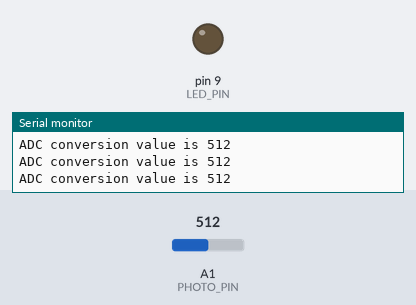
The sketch below on a simulated Arduino Uno, built with avr-gcc and run on an emulated ATmega328P. Parts: output pins drawn as LEDs (lit = HIGH), the last lines printed to the serial monitor. Inputs (shaded band) come from the test bench; at power-on: A1 (PHOTO_PIN) = 512.

Above: at 1.3 s.
1.4 s: A1 (PHOTO_PIN) set to 11
3.2 s: A1 (PHOTO_PIN) set to 8
At 4.8 s:
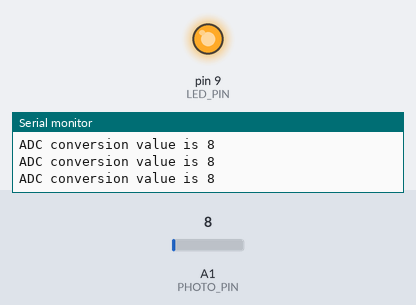
5.5 s: A1 (PHOTO_PIN) set to 122
At 6.4 s:
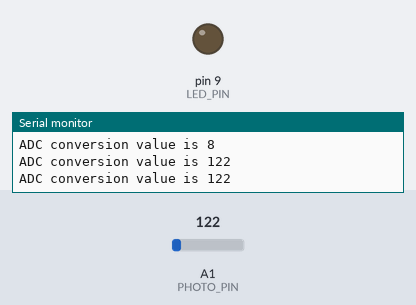
7.5 s: A1 (PHOTO_PIN) set to 0
At 9.2 s:
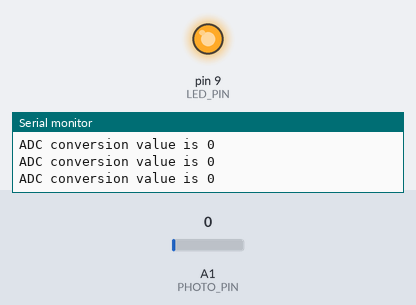
Timing chart, 0 to 10.5 s (numbered marks = the images above; inputs shaded):
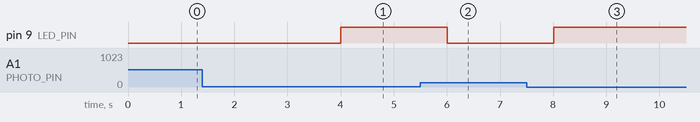

Measured:
- the behaviour switches between 10 and 9 on A1 (PHOTO_PIN) (found by bisection; images 0 and 1)
- after the input at 3.2 s, pin 9 (LED_PIN): LOW → HIGH after 0.80 s
- after the input at 5.5 s, pin 9 (LED_PIN): HIGH → LOW after 0.51 s
- after the input at 7.5 s, pin 9 (LED_PIN): LOW → HIGH after 0.51 s

The sketch:

lesson_03_photo_sensor_simple.ino
```cpp
#define PHOTO_PIN A1
#define LED_PIN   9
#define DAY_LIGHT 10

void setup() {
  Serial.begin(9600);
  pinMode(LED_PIN, OUTPUT);
}

int photo_signal;

void loop() {
  photo_signal = analogRead(PHOTO_PIN);
  Serial.print("ADC conversion value is ");
  Serial.println(photo_signal);
  delay(500);

  if (photo_signal < DAY_LIGHT) {
    digitalWrite(LED_PIN, HIGH);
  } else {
    digitalWrite(LED_PIN, LOW);
  }
}
```
